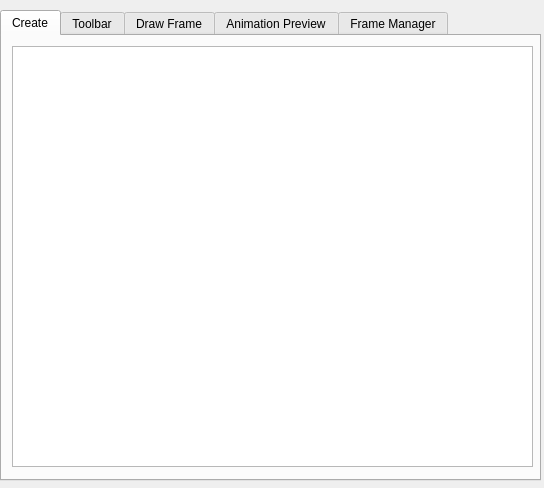
<?xml version="1.0" encoding="UTF-8"?>
<ui version="4.0">
 <class>HelpPopup</class>
 <widget class="QWidget" name="HelpPopup">
  <property name="geometry">
   <rect>
    <x>0</x>
    <y>0</y>
    <width>544</width>
    <height>488</height>
   </rect>
  </property>
  <property name="windowTitle">
   <string>Help Window</string>
  </property>
  <property name="toolTip">
   <string/>
  </property>
  <property name="toolTipDuration">
   <number>10</number>
  </property>
  <widget class="QTabWidget" name="tab1">
   <property name="geometry">
    <rect>
     <x>0</x>
     <y>10</y>
     <width>541</width>
     <height>471</height>
    </rect>
   </property>
   <property name="currentIndex">
    <number>0</number>
   </property>
   <widget class="QWidget" name="tab2">
    <attribute name="title">
     <string>Create</string>
    </attribute>
    <widget class="QTextBrowser" name="textBrowser">
     <property name="geometry">
      <rect>
       <x>10</x>
       <y>10</y>
       <width>521</width>
       <height>421</height>
      </rect>
     </property>
    </widget>
   </widget>
   <widget class="QWidget" name="tab_2">
    <attribute name="title">
     <string>Toolbar</string>
    </attribute>
    <widget class="QTextBrowser" name="textBrowser_2">
     <property name="geometry">
      <rect>
       <x>10</x>
       <y>10</y>
       <width>521</width>
       <height>421</height>
      </rect>
     </property>
    </widget>
   </widget>
   <widget class="QWidget" name="tab_3">
    <attribute name="title">
     <string>Draw Frame</string>
    </attribute>
    <widget class="QTextBrowser" name="textBrowser_3">
     <property name="geometry">
      <rect>
       <x>10</x>
       <y>10</y>
       <width>521</width>
       <height>421</height>
      </rect>
     </property>
    </widget>
   </widget>
   <widget class="QWidget" name="tab_4">
    <attribute name="title">
     <string>Animation Preview</string>
    </attribute>
    <widget class="QTextBrowser" name="textBrowser_4">
     <property name="geometry">
      <rect>
       <x>10</x>
       <y>10</y>
       <width>521</width>
       <height>421</height>
      </rect>
     </property>
    </widget>
   </widget>
   <widget class="QWidget" name="tab_5">
    <attribute name="title">
     <string>Frame Manager</string>
    </attribute>
    <widget class="QTextBrowser" name="textBrowser_5">
     <property name="geometry">
      <rect>
       <x>10</x>
       <y>10</y>
       <width>521</width>
       <height>421</height>
      </rect>
     </property>
    </widget>
   </widget>
  </widget>
 </widget>
 <resources/>
 <connections/>
</ui>
